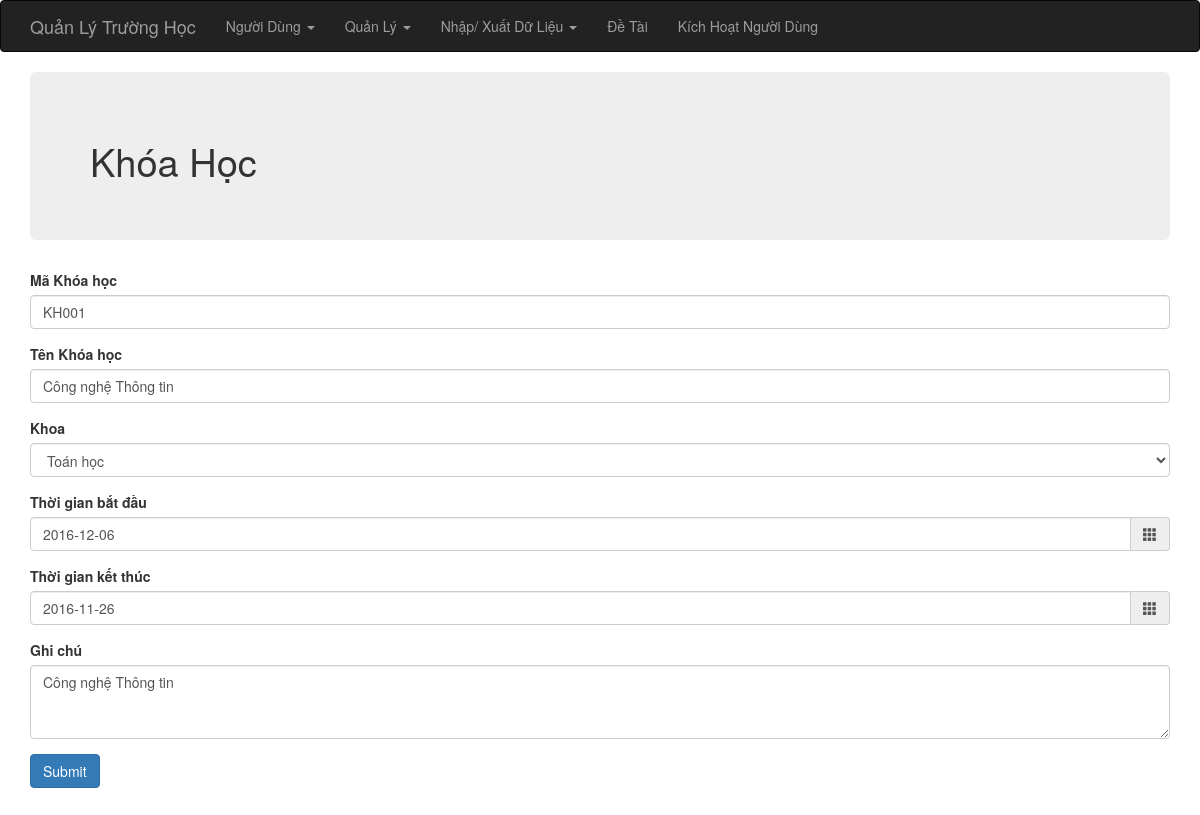
The page /index.php?op=khoahoc_edit&id=8 (signed in) on the database its author committed.
### tables this page shows
CREATE TABLE IF NOT EXISTS `khoa_hoc` (
  `id` int(6) unsigned NOT NULL AUTO_INCREMENT,
  `ma_khoa_hoc` varchar(255) NOT NULL,
  `ten_khoa_hoc` varchar(255) NOT NULL,
  `khoa_id` int(6) DEFAULT NULL,
  `ghi_chu` varchar(255) DEFAULT NULL,
  `time_start` date DEFAULT NULL,
  `time_end` date DEFAULT NULL,
  PRIMARY KEY (`id`)
);

CREATE TABLE IF NOT EXISTS `khoa` (
  `id` int(6) unsigned NOT NULL AUTO_INCREMENT,
  `ten_khoa` varchar(255) NOT NULL,
  PRIMARY KEY (`id`)
);

### index.php (called while the page is built, shortened)
<?php
require_once 'controller/IndexController.php';
$controller = new IndexController();
$controller->handleRequest();
?>

### model/KhoaGateway.php (called while the page is built, shortened)
<?php
class KhoaGateway {
    public function selectAll($order, $start, $limit) {
        $dbOrder =  mysql_real_escape_string($order);
        $dbres = mysql_query("SELECT * FROM khoa ORDER BY $dbOrder ASC limit {$start},{$limit}");
        $data = array();
        while ( ($obj = mysql_fetch_object($dbres)) != NULL ) {
            $data[] = $obj;
        }
        return $data;
    }
}
?>

### model/KhoaService.php (called while the page is built, shortened)
<?php
require_once 'model/KhoaGateway.php';
class KhoaService {
    private $index = NULL;
    private $khoaGateway    = NULL;
    public function __construct() {
        $this->index = new IndexService();
        $this->khoaGateway = new KhoaGateway();
    }
    public function getAll($order, $start, $limit) {
        try {
            $this->index->openDb();
            $res = $this->khoaGateway->selectAll($order, $start, $limit);
            $this->index->closeDb();
            return $res;
        } catch (Exception $e) {
            $this->index->closeDb();
            throw $e;
        }
    }
}
?>

### model/KhoaHocGateway.php (called while the page is built, shortened)
<?php
class KhoaHocGateway {
    public function selectById($id) {
        $dbId = mysql_real_escape_string($id);
        $dbres = mysql_query("SELECT * FROM khoa_hoc WHERE id=$dbId");
        return mysql_fetch_object($dbres);
    }
}
?>

### model/KhoaHocService.php (called while the page is built, shortened)
<?php
require_once 'model/KhoaHocGateway.php';
class KhoaHocService {
    private $index = NULL;
    private $khoahocGateway    = NULL;
    public function __construct() {
        $this->index = new IndexService();
        $this->khoahocGateway = new KhoaHocGateway();
    }
    public function getId($id) {
        try {
            $this->index->openDb();
            $res = $this->khoahocGateway->selectById($id);
            $this->index->closeDb();
            return $res;
        } catch (Exception $e) {
            $this->index->closeDb();
            throw $e;
        }
        return $this->contactsGateway->find($id);
    }
}
?>

### view/khoahoc/form.php (the view, shortened to what this page needs)
<?php require_once(realpath($_SERVER["DOCUMENT_ROOT"]) .'/school/view/include/header.php');?>
<div class="container">
    <div class="jumbotron">
        <h1>Khóa học</h1>
    </div>
    <form method="POST" action="">
        <div class="form-group">
            <label for="name">Mã Khóa học</label>
            <input type="text" name="makh" class="form-control" value="<?php if (isset($data)) echo $data->ma_khoa_hoc; ?>"/>
        </div>
        <div class="form-group">
            <label for="name">Tên Khóa học</label>
            <input type="text" name="tenkh" class="form-control" value="<?php if (isset($data)) echo $data->ten_khoa_hoc; ?>"/>
        </div>
        <div class="form-group">
            <label for="name">Khoa</label>
            <select name="khoa" id="" class="form-control">
                <?php foreach ($khoaList as $khoa) :?>
                    <option <?php if (isset($data)) { if ($data->khoa_id == $khoa->id) {echo 'selected';} } ?> value="<?php echo $khoa->id; ?>"><?php echo $khoa->ten_khoa; ?></option>
                <?php endforeach; ?>
            </select>
        </div>
        <div class="form-group">
            <label for="name">Thời gian bắt đầu</label>
            <div class="input-group date" data-provide="datepicker" data-date-format="yyyy-mm-dd">
                <input type="text" class="form-control" name="time_begin" value="<?php if (isset($data)) echo $data->time_start; ?>">
                <div class="input-group-addon">
                    <span class="glyphicon glyphicon-th"></span>
                </div>
            </div>
        </div>
        <div class="form-group">
            <label for="name">Thời gian kết thúc</label>
            <div class="input-group date" data-provide="datepicker" data-date-format="yyyy-mm-dd">
                <input type="text" class="form-control" name="time_end" value="<?php if (isset($data)) echo $data->time_end; ?>">
                <div class="input-group-addon">
                    <span class="glyphicon glyphicon-th"></span>
                </div>
            </div>
        </div>
        <div class="form-group">
            <label for="phone">Ghi chú</label><br/>
            <textarea name="note" class="form-control" rows="3"><?php if (isset($data)) echo $data->ghi_chu; ?></textarea>
        </div>
        <input type="submit" value="Submit" class="btn btn-primary"/>
    </form>
</div>
<?php require_once(realpath($_SERVER["DOCUMENT_ROOT"]) .'/school/view/include/footer.php');?>

### libs/css/style.css (style rules this page uses)
html, body { height: 100%; }
.jumbotron h1 { text-transform: capitalize; font-size: 38px; }
.page-wrap .container { background: #fff; }

### rows shown on the page
khoa_hoc: makh "KH001", tenkh "Công nghệ Thông tin", khoa "Toán học", time_begin "2016-12-06", time_end "2016-11-26", note "Công nghệ Thông tin"
